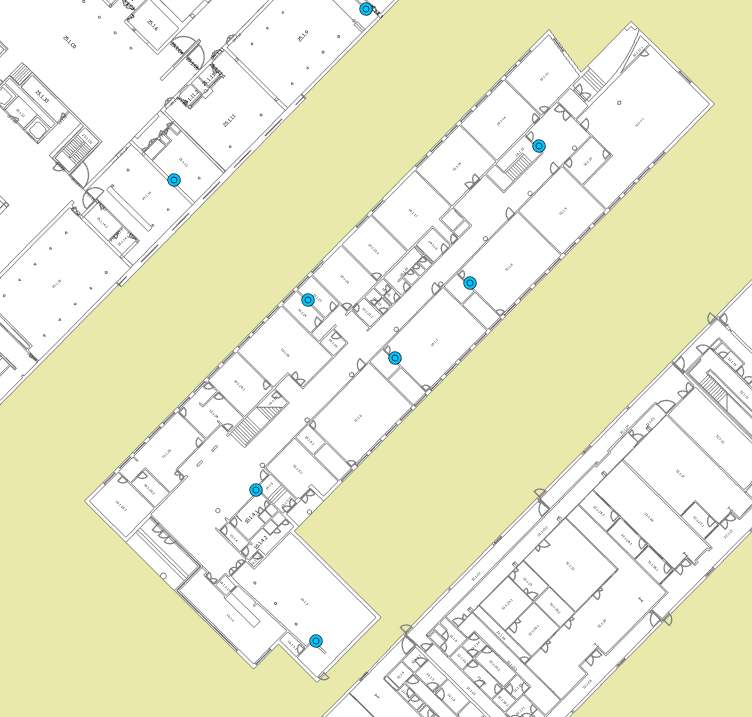
#> input picture input/piso1.png, 752 x 717 px
$ python heatmap.py
#> lines starting #> are read from the running program, lines starting #| are printed output that depends on the picture
import matplotlib.pyplot as plt
from PIL import Image
from sklearn.datasets._samples_generator import make_blobs
import seaborn as sns


def create_clusters(centers,n_samples,deviations):
    X,truth = make_blobs(n_samples=n_samples, centers=centers,cluster_std=deviations,random_state=42)

    dx = []   # x axis points
    dy=[]     # y axis points
    for coords in X:
      dx.append(coords[0])
      dy.append(coords[1])

    return dx,dy


centers = [(300,650),
    (250,500),
    (400,380),
    (300,300),
    (470,290),
    (550,150)]   # AP's coordinates

n_samples = [3,6,20,10,4,3]  # number of people conected per API, sorted according to centers

deviations = [3*2,6*2,20*2,10*2,4*2,3*2] # deviation of the clusters, the more people are connected to a certain AP, bigger the deviation.


dx,dy = create_clusters(centers,n_samples,deviations) # create clusters


plt.scatter(dx, dy)
plt.title(f"Example of a mixture of {len(centers)} distributions")
plt.xlabel("x")
plt.ylabel("y")


Image1 = Image.open("input/piso1.png")
#> Image1 is the input picture: PIL image 752x717 RGB; mean R, G, B 237.1, 237.4, 209.3
width, height = Image1.size
#> width = 752; height = 717
plt.imshow(Image1, interpolation=None) # I would add interpolation='none'
sns.kdeplot(x=dx,y=dy,shade=True,thresh=0.05,alpha=0.5,cmap="magma",levels=5,clip=((0,height)),bw_adjust=0.8)
plt.savefig('output/piso1.png',bbox_inches='tight')
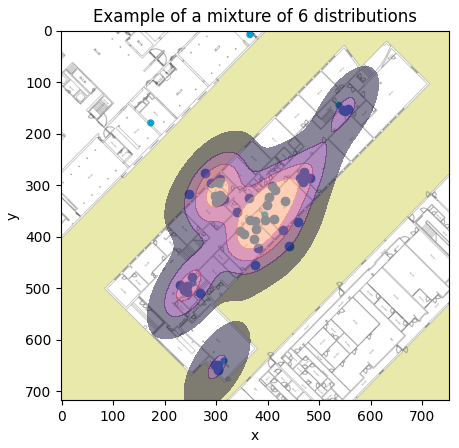
#> figure drawn by matplotlib, 1 panel
plt.show()
